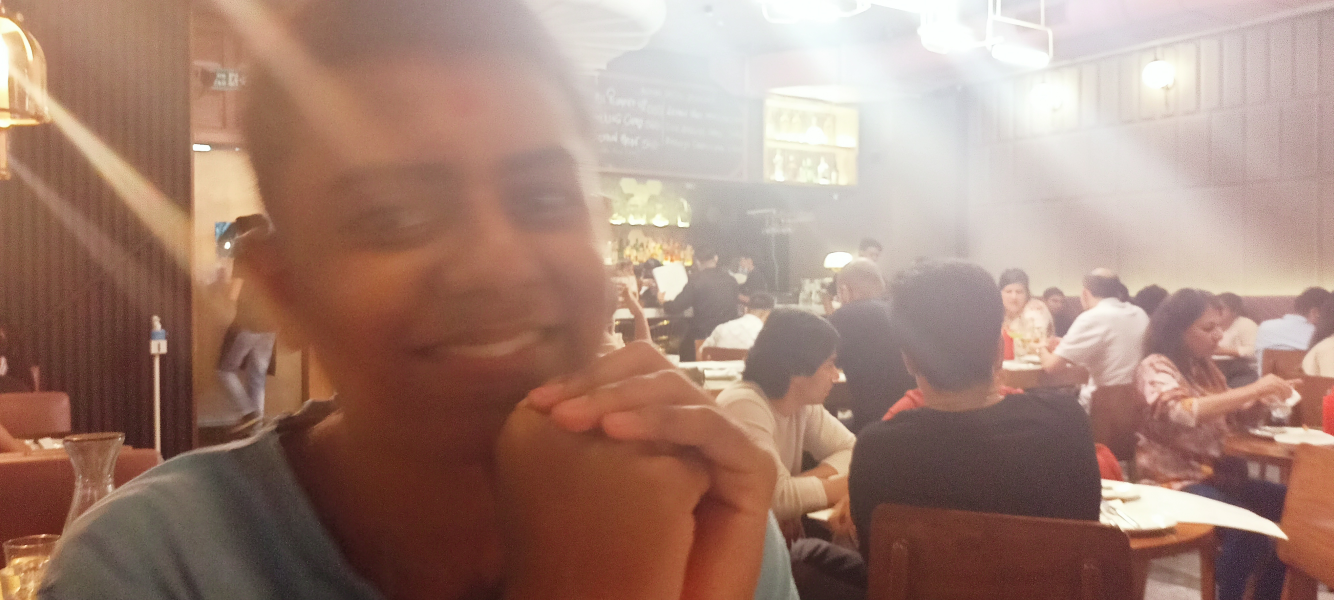
#> input picture Assignment2/Data/Bad1.jpg, 4000 x 1800 px, found by its file name (shown at 1/3 size); the run also reads 1 picture not shown here
$ jupyter execute --allow-errors Question5.ipynb   (shell and % lines are left out)
#> lines starting #> are read from the running program, lines starting #| are printed output that depends on the picture
[cell 1]
#Libraries Imported
import numpy as np
import pandas as pd
import cv2
from google.colab.patches import cv2_imshow

[cell 2]
#import image

#Bad Image Importation
bad1 = cv2.imread("/content/drive/MyDrive/EE610-Assignments/Bad1.jpg",0) #contrast
#> bad1: shape (1800, 4000); min 6, max 255, mean 138.5
bad2 = cv2.imread("/content/drive/MyDrive/EE610-Assignments/Bad2.jpg",0) #contrast
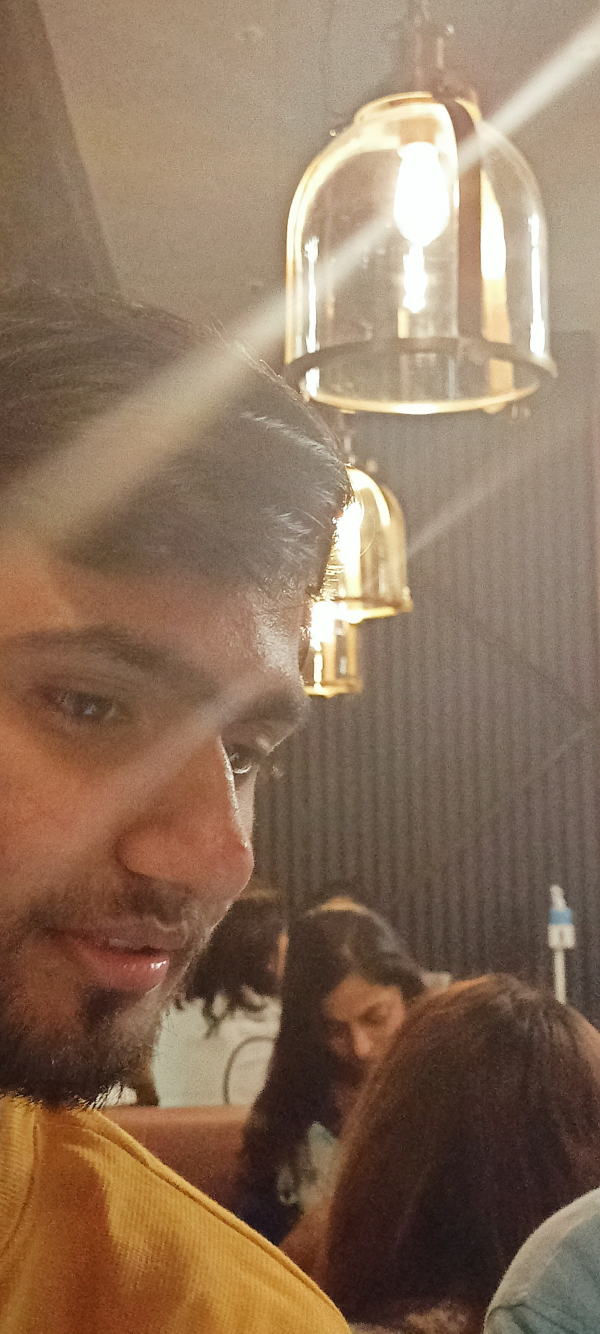
#> input picture Assignment2/Data/Bad2.jpg, 1800 x 4000 px, found by its file name (shown at 1/3 size)
#> bad2: shape (4000, 1800); min 0, max 255, mean 119.4
bad3 = cv2.imread("/content/drive/MyDrive/EE610-Assignments/Bad3.jpg",0) #Motion Blur
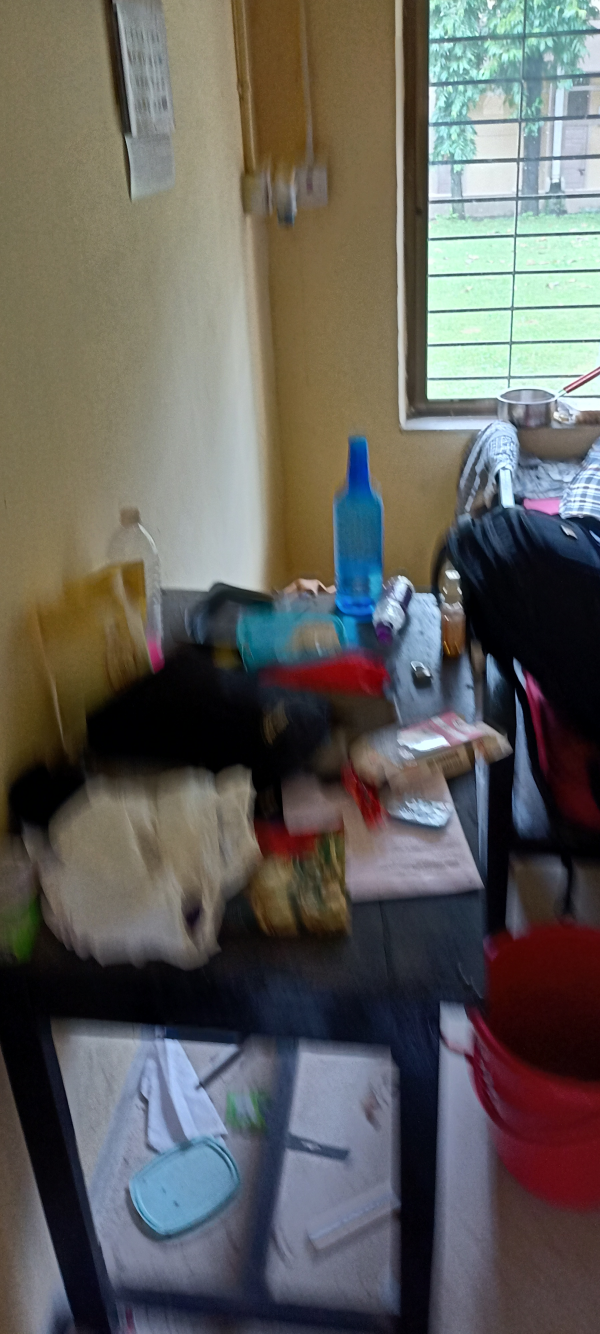
#> input picture Assignment2/Data/Bad3.jpg, 1800 x 4000 px, found by its file name (shown at 1/3 size)
#> bad3: shape (4000, 1800); min 0, max 255, mean 96.5
bad4 = cv2.imread("/content/drive/MyDrive/EE610-Assignments/Bad4.jpg",0) #Motion Blur

#Good Image Importation
good1 = cv2.imread("/content/drive/MyDrive/EE610-Assignments/Good1.jpg",0)
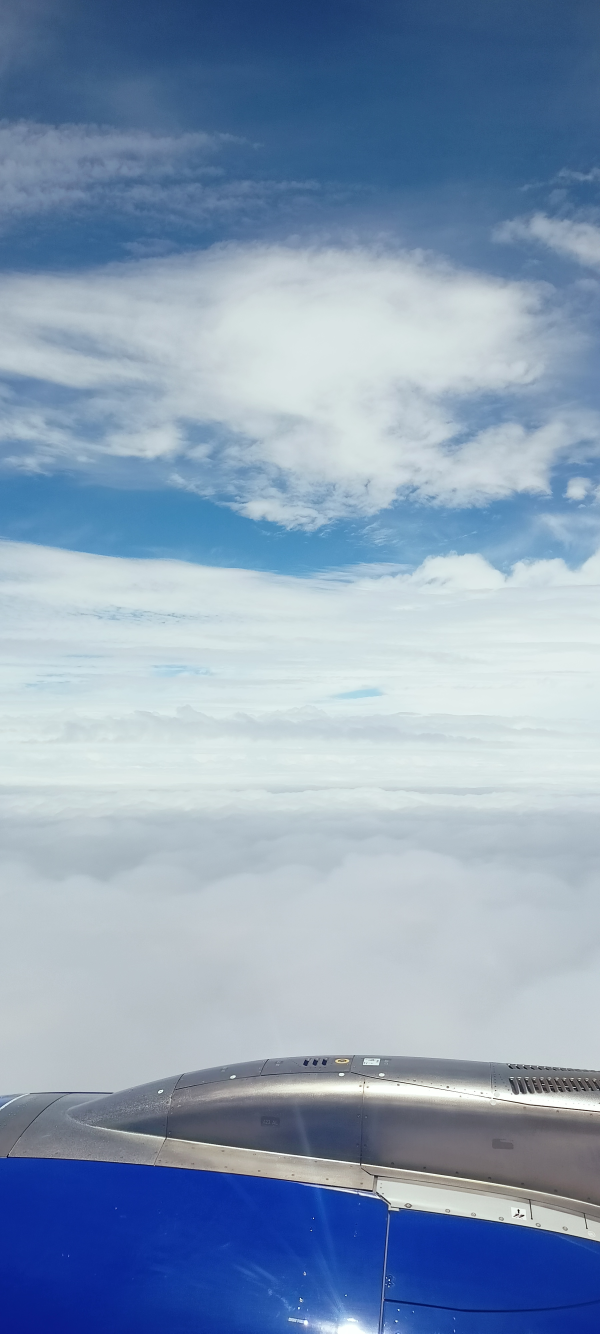
#> input picture Assignment2/Data/Good1.jpg, 1800 x 4000 px, found by its file name (shown at 1/3 size)
#> good1: shape (4000, 1800); min 0, max 255, mean 154.9
good2 = cv2.imread("/content/drive/MyDrive/EE610-Assignments/Good2.jpg",0)
good3 = cv2.imread("/content/drive/MyDrive/EE610-Assignments/Good3.jpg",0)
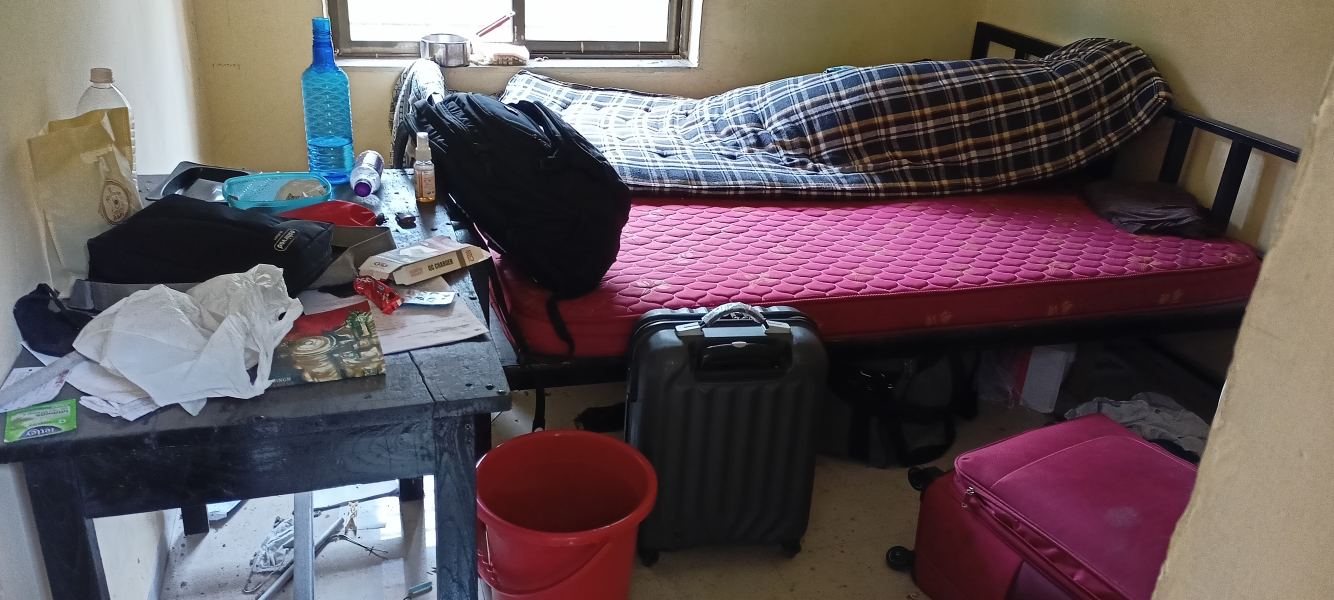
#> input picture Assignment2/Data/Good3.jpg, 4000 x 1800 px, found by its file name (shown at 1/3 size)
#> good3: shape (1800, 4000); min 0, max 255, mean 91.4
good4 = cv2.imread("/content/drive/MyDrive/EE610-Assignments/Good4.jpg",0)
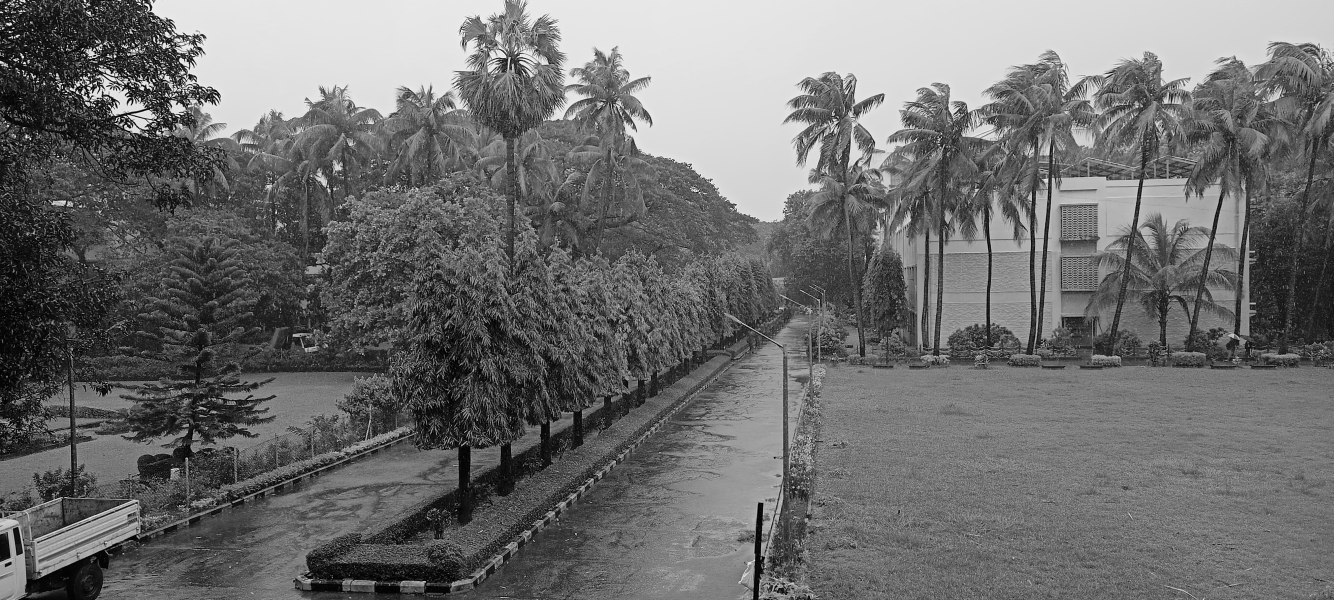
#> good4: shape (1800, 4000) (shown at 1/3 size); min 0, max 255, mean 110.4
good5 = cv2.imread("/content/drive/MyDrive/EE610-Assignments/Good5.jpg",0)
good6 = cv2.imread("/content/drive/MyDrive/EE610-Assignments/Good6.jpg",0)

[cell 3]
main = [good1,good2,good3,good4,good5,good6]

temp = []
#resizing Images
#> (the rest of this cell did not finish here and is left out)

[cell 4]
#imported pre-defined imagedegrade library and using that introduces noise to the images

import random
from imagedegrade import np as degrade     #credit : https://github.com/mastnk/imagedegrade
from scipy.ndimage import gaussian_filter
#degrad_options = ["blur", "noise", "saltpaper"]

degrad_goodt = [] #creating new array of degraded_good images
random.seed(0)
#> (the rest of this cell did not finish here and is left out)

#> (a cell that did not finish here is left out)

[cell 6]
#creating training data
X=[]    #It will store Flattened form of degraded image patches
y=[]    #It will store coresponding good image patch centre
for x in range(len(temp)-2):
  for sample in range(750):

    i = random.randint(2, len(good_degrad[x])-3)            #choosing random coordinate in x direction of image
    j = random.randint(2, len(good_degrad[x][0])-3)         #choosing random coordinate in y direction of image

    X.append(good_degrad[x][i-2:i+3,j-2:j+3].flatten())     #taking random paches from the degraded good image and flattening it, and mapping to
    y.append(temp[x][i][j])                                 #its coresponding good image patch centre
#> this loop made 0 passes
#> after the loop, X = []; y = []
#| Fitting 5 folds for each of 125 candidates, totalling 625 fits

#credit : kaishva Chetan Shah

[cell 7]
#Model Creation
from sklearn.svm import SVR
from sklearn.model_selection import GridSearchCV

#Gridsearch algoridhm to find optimised parameter value
param_grid = {'C': [100,10,1,0.1,0.01], 'gamma': [100,10,1,0.1,0.01],'epsilon':[100,10,1,0.1,0.01]}   #parameter list to be optimised

#we are selecting SVR model to make enhanced image from degraded image
param = GridSearchCV(SVR(),param_grid,refit=True,verbose=2)   #Given param_grid to be optimised in the SVR model

#> (a cell that did not finish here is left out)
